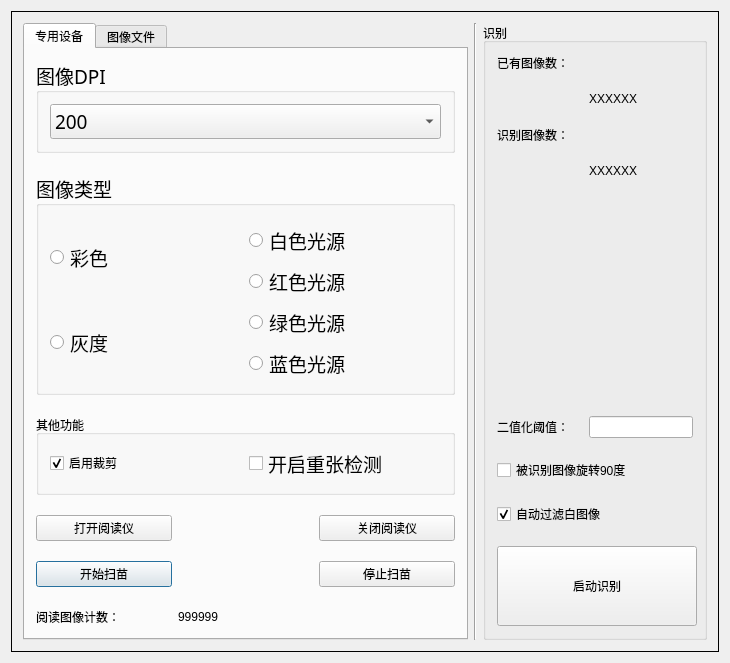
<?xml version="1.0" encoding="UTF-8"?>
<ui version="4.0">
 <class>RecognizeForm</class>
 <widget class="QDialog" name="RecognizeForm">
  <property name="geometry">
   <rect>
    <x>0</x>
    <y>0</y>
    <width>730</width>
    <height>581</height>
   </rect>
  </property>
  <property name="windowTitle">
   <string>RecognizeForm</string>
  </property>
  <layout class="QGridLayout" name="gridLayout_6">
   <item row="0" column="0">
    <widget class="QFrame" name="frame">
     <property name="frameShape">
      <enum>QFrame::Panel</enum>
     </property>
     <property name="frameShadow">
      <enum>QFrame::Plain</enum>
     </property>
     <layout class="QHBoxLayout" name="horizontalLayout">
      <item>
       <widget class="QTabWidget" name="tabWidget">
        <property name="styleSheet">
         <string notr="true">font: 14pt &quot;宋体&quot;;</string>
        </property>
        <property name="currentIndex">
         <number>0</number>
        </property>
        <widget class="QWidget" name="tab1">
         <attribute name="title">
          <string>专用设备</string>
         </attribute>
         <layout class="QGridLayout" name="gridLayout_2">
          <property name="verticalSpacing">
           <number>20</number>
          </property>
          <item row="0" column="1" colspan="3">
           <widget class="QGroupBox" name="groupBox_3">
            <property name="font">
             <font>
              <family>宋体</family>
              <pointsize>14</pointsize>
              <weight>50</weight>
              <italic>false</italic>
              <bold>false</bold>
             </font>
            </property>
            <property name="title">
             <string>图像DPI</string>
            </property>
            <layout class="QGridLayout" name="gridLayout_5">
             <item row="0" column="0">
              <widget class="QComboBox" name="comboBox_ImageDPI">
               <property name="sizeAdjustPolicy">
                <enum>QComboBox::AdjustToContents</enum>
               </property>
               <item>
                <property name="text">
                 <string>200</string>
                </property>
               </item>
               <item>
                <property name="text">
                 <string>300</string>
                </property>
               </item>
               <item>
                <property name="text">
                 <string>600</string>
                </property>
               </item>
              </widget>
             </item>
            </layout>
           </widget>
          </item>
          <item row="5" column="1">
           <widget class="QPushButton" name="Button_ScannerControl1">
            <property name="sizePolicy">
             <sizepolicy hsizetype="Preferred" vsizetype="Preferred">
              <horstretch>0</horstretch>
              <verstretch>0</verstretch>
             </sizepolicy>
            </property>
            <property name="maximumSize">
             <size>
              <width>16777215</width>
              <height>50</height>
             </size>
            </property>
            <property name="text">
             <string>开始扫苗</string>
            </property>
           </widget>
          </item>
          <item row="3" column="1">
           <widget class="QPushButton" name="pushButton">
            <property name="maximumSize">
             <size>
              <width>16777215</width>
              <height>50</height>
             </size>
            </property>
            <property name="text">
             <string>打开阅读仪</string>
            </property>
           </widget>
          </item>
          <item row="6" column="2">
           <widget class="QLabel" name="Label_Pages1">
            <property name="text">
             <string>999999</string>
            </property>
           </widget>
          </item>
          <item row="3" column="3">
           <widget class="QPushButton" name="pushButton_2">
            <property name="maximumSize">
             <size>
              <width>16777215</width>
              <height>50</height>
             </size>
            </property>
            <property name="text">
             <string>关闭阅读仪</string>
            </property>
           </widget>
          </item>
          <item row="6" column="1">
           <widget class="QLabel" name="Label_Pages1Title">
            <property name="text">
             <string>阅读图像计数：</string>
            </property>
           </widget>
          </item>
          <item row="5" column="3">
           <widget class="QPushButton" name="pushButton_3">
            <property name="maximumSize">
             <size>
              <width>16777215</width>
              <height>50</height>
             </size>
            </property>
            <property name="text">
             <string>停止扫苗</string>
            </property>
           </widget>
          </item>
          <item row="1" column="1" colspan="3">
           <widget class="QGroupBox" name="groupBox_2">
            <property name="font">
             <font>
              <family>宋体</family>
              <pointsize>14</pointsize>
              <weight>50</weight>
              <italic>false</italic>
              <bold>false</bold>
             </font>
            </property>
            <property name="title">
             <string>图像类型</string>
            </property>
            <layout class="QGridLayout" name="gridLayout_3">
             <item row="2" column="1">
              <widget class="QRadioButton" name="radioButton_LightRed">
               <property name="layoutDirection">
                <enum>Qt::LeftToRight</enum>
               </property>
               <property name="text">
                <string>红色光源</string>
               </property>
              </widget>
             </item>
             <item row="4" column="1">
              <widget class="QRadioButton" name="radioButton_LightBlue">
               <property name="layoutDirection">
                <enum>Qt::LeftToRight</enum>
               </property>
               <property name="text">
                <string>蓝色光源</string>
               </property>
              </widget>
             </item>
             <item row="0" column="0" rowspan="3">
              <widget class="QRadioButton" name="radioButton_TypeColor">
               <property name="text">
                <string>彩色</string>
               </property>
              </widget>
             </item>
             <item row="3" column="0" rowspan="2">
              <widget class="QRadioButton" name="radioButton_TypeGray">
               <property name="text">
                <string>灰度</string>
               </property>
              </widget>
             </item>
             <item row="3" column="1">
              <widget class="QRadioButton" name="radioButton_LightGreen">
               <property name="layoutDirection">
                <enum>Qt::LeftToRight</enum>
               </property>
               <property name="text">
                <string>绿色光源</string>
               </property>
              </widget>
             </item>
             <item row="1" column="1">
              <widget class="QRadioButton" name="radioButton_LightWhite">
               <property name="font">
                <font>
                 <family>宋体</family>
                 <pointsize>14</pointsize>
                 <weight>50</weight>
                 <italic>false</italic>
                 <bold>false</bold>
                </font>
               </property>
               <property name="layoutDirection">
                <enum>Qt::LeftToRight</enum>
               </property>
               <property name="text">
                <string>白色光源</string>
               </property>
              </widget>
             </item>
            </layout>
           </widget>
          </item>
          <item row="2" column="1" colspan="3">
           <widget class="QGroupBox" name="groupBox_4">
            <property name="title">
             <string>其他功能</string>
            </property>
            <layout class="QHBoxLayout" name="horizontalLayout_2">
             <item>
              <widget class="QCheckBox" name="CheckBox_IsRectify">
               <property name="text">
                <string>启用裁剪</string>
               </property>
               <property name="checkable">
                <bool>true</bool>
               </property>
               <property name="checked">
                <bool>true</bool>
               </property>
              </widget>
             </item>
             <item>
              <widget class="QCheckBox" name="checkBox_DoubleCheck">
               <property name="font">
                <font>
                 <family>宋体</family>
                 <pointsize>14</pointsize>
                 <weight>50</weight>
                 <italic>false</italic>
                 <bold>false</bold>
                </font>
               </property>
               <property name="text">
                <string>开启重张检测</string>
               </property>
              </widget>
             </item>
            </layout>
           </widget>
          </item>
         </layout>
        </widget>
        <widget class="QWidget" name="tab2">
         <attribute name="title">
          <string>图像文件</string>
         </attribute>
         <layout class="QGridLayout" name="gridLayout_4">
          <item row="0" column="1">
           <spacer name="verticalSpacer_5">
            <property name="orientation">
             <enum>Qt::Vertical</enum>
            </property>
            <property name="sizeHint" stdset="0">
             <size>
              <width>20</width>
              <height>40</height>
             </size>
            </property>
           </spacer>
          </item>
          <item row="1" column="1">
           <widget class="QPushButton" name="Button_OpenDirs">
            <property name="sizePolicy">
             <sizepolicy hsizetype="Preferred" vsizetype="Preferred">
              <horstretch>0</horstretch>
              <verstretch>0</verstretch>
             </sizepolicy>
            </property>
            <property name="minimumSize">
             <size>
              <width>300</width>
              <height>60</height>
             </size>
            </property>
            <property name="text">
             <string>从文件夹导入图片文件</string>
            </property>
           </widget>
          </item>
          <item row="3" column="1">
           <spacer name="verticalSpacer_4">
            <property name="orientation">
             <enum>Qt::Vertical</enum>
            </property>
            <property name="sizeHint" stdset="0">
             <size>
              <width>20</width>
              <height>40</height>
             </size>
            </property>
           </spacer>
          </item>
          <item row="2" column="1">
           <widget class="QPushButton" name="Button_OpenFiles">
            <property name="sizePolicy">
             <sizepolicy hsizetype="Preferred" vsizetype="Preferred">
              <horstretch>0</horstretch>
              <verstretch>0</verstretch>
             </sizepolicy>
            </property>
            <property name="minimumSize">
             <size>
              <width>300</width>
              <height>60</height>
             </size>
            </property>
            <property name="text">
             <string>从计算机导入图像文件</string>
            </property>
           </widget>
          </item>
          <item row="1" column="0" rowspan="2">
           <spacer name="horizontalSpacer">
            <property name="orientation">
             <enum>Qt::Horizontal</enum>
            </property>
            <property name="sizeHint" stdset="0">
             <size>
              <width>40</width>
              <height>20</height>
             </size>
            </property>
           </spacer>
          </item>
          <item row="1" column="2" rowspan="2">
           <spacer name="horizontalSpacer_2">
            <property name="orientation">
             <enum>Qt::Horizontal</enum>
            </property>
            <property name="sizeHint" stdset="0">
             <size>
              <width>40</width>
              <height>20</height>
             </size>
            </property>
           </spacer>
          </item>
         </layout>
        </widget>
       </widget>
      </item>
      <item>
       <widget class="Line" name="line">
        <property name="orientation">
         <enum>Qt::Vertical</enum>
        </property>
       </widget>
      </item>
      <item>
       <widget class="QGroupBox" name="groupBox">
        <property name="maximumSize">
         <size>
          <width>224</width>
          <height>16777215</height>
         </size>
        </property>
        <property name="styleSheet">
         <string notr="true">font: 14pt &quot;宋体&quot;;</string>
        </property>
        <property name="title">
         <string>识别</string>
        </property>
        <layout class="QGridLayout" name="gridLayout">
         <property name="verticalSpacing">
          <number>20</number>
         </property>
         <item row="3" column="1">
          <widget class="QLabel" name="Label_ReadCount">
           <property name="styleSheet">
            <string notr="true">font:20pt &quot;宋体&quot;;</string>
           </property>
           <property name="text">
            <string>XXXXXX</string>
           </property>
          </widget>
         </item>
         <item row="6" column="0" colspan="2">
          <widget class="QCheckBox" name="CheckBox_Rotate90">
           <property name="text">
            <string>被识别图像旋转90度</string>
           </property>
          </widget>
         </item>
         <item row="0" column="0">
          <widget class="QLabel" name="label_2">
           <property name="text">
            <string>已有图像数：</string>
           </property>
          </widget>
         </item>
         <item row="8" column="0" colspan="2">
          <widget class="QPushButton" name="Button_RecognizeControl">
           <property name="sizePolicy">
            <sizepolicy hsizetype="Preferred" vsizetype="Preferred">
             <horstretch>0</horstretch>
             <verstretch>0</verstretch>
            </sizepolicy>
           </property>
           <property name="minimumSize">
            <size>
             <width>200</width>
             <height>80</height>
            </size>
           </property>
           <property name="text">
            <string>启动识别</string>
           </property>
          </widget>
         </item>
         <item row="1" column="1">
          <widget class="QLabel" name="Label_TotalCount">
           <property name="styleSheet">
            <string notr="true">font:20pt &quot;宋体&quot;;</string>
           </property>
           <property name="text">
            <string>XXXXXX</string>
           </property>
          </widget>
         </item>
         <item row="5" column="1">
          <widget class="QLineEdit" name="TextBox_BinarizeThreshold">
           <property name="sizePolicy">
            <sizepolicy hsizetype="Preferred" vsizetype="Preferred">
             <horstretch>0</horstretch>
             <verstretch>0</verstretch>
            </sizepolicy>
           </property>
          </widget>
         </item>
         <item row="2" column="0">
          <widget class="QLabel" name="label_6">
           <property name="text">
            <string>识别图像数：</string>
           </property>
          </widget>
         </item>
         <item row="7" column="0" colspan="2">
          <widget class="QCheckBox" name="CheckBox_AutoFilterWhitePage">
           <property name="text">
            <string>自动过滤白图像</string>
           </property>
           <property name="checked">
            <bool>true</bool>
           </property>
          </widget>
         </item>
         <item row="4" column="1">
          <spacer name="verticalSpacer_6">
           <property name="orientation">
            <enum>Qt::Vertical</enum>
           </property>
           <property name="sizeHint" stdset="0">
            <size>
             <width>20</width>
             <height>40</height>
            </size>
           </property>
          </spacer>
         </item>
         <item row="5" column="0">
          <widget class="QLabel" name="label_7">
           <property name="text">
            <string>二值化阈值：</string>
           </property>
          </widget>
         </item>
        </layout>
       </widget>
      </item>
     </layout>
    </widget>
   </item>
  </layout>
 </widget>
 <layoutdefault spacing="6" margin="11"/>
 <resources/>
 <connections/>
</ui>
